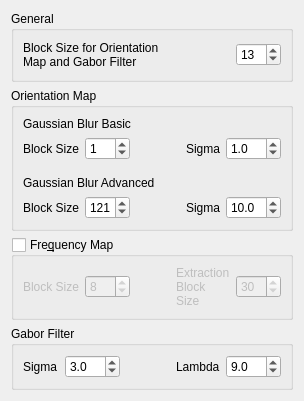
            <widget class="QWidget" name="tab_6">
             <attribute name="title">
              <string>Preprocessing</string>
             </attribute>
             <layout class="QVBoxLayout" name="verticalLayout_44">
              <item>
               <widget class="QGroupBox" name="groupBox_exTester_ParameterGeneral">
                <property name="minimumSize">
                 <size>
                  <width>0</width>
                  <height>0</height>
                 </size>
                </property>
                <property name="maximumSize">
                 <size>
                  <width>16777215</width>
                  <height>80</height>
                 </size>
                </property>
                <property name="title">
                 <string>General</string>
                </property>
                <layout class="QVBoxLayout" name="verticalLayout_55">
                 <item>
                  <layout class="QHBoxLayout" name="horizontalLayout_35">
                   <item>
                    <widget class="QLabel" name="label_exTester_BlockSize">
                     <property name="minimumSize">
                      <size>
                       <width>145</width>
                       <height>0</height>
                      </size>
                     </property>
                     <property name="maximumSize">
                      <size>
                       <width>145</width>
                       <height>16777215</height>
                      </size>
                     </property>
                     <property name="text">
                      <string>Block Size for Orientation Map and Gabor Filter</string>
                     </property>
                     <property name="wordWrap">
                      <bool>true</bool>
                     </property>
                    </widget>
                   </item>
                   <item>
                    <spacer name="horizontalSpacer_32">
                     <property name="orientation">
                      <enum>Qt::Horizontal</enum>
                     </property>
                     <property name="sizeHint" stdset="0">
                      <size>
                       <width>19</width>
                       <height>30</height>
                      </size>
                     </property>
                    </spacer>
                   </item>
                   <item>
                    <widget class="QSpinBox" name="spinBox_exTester_BlockSize">
                     <property name="minimumSize">
                      <size>
                       <width>45</width>
                       <height>0</height>
                      </size>
                     </property>
                     <property name="maximumSize">
                      <size>
                       <width>45</width>
                       <height>16777215</height>
                      </size>
                     </property>
                     <property name="singleStep">
                      <number>2</number>
                     </property>
                     <property name="value">
                      <number>13</number>
                     </property>
                    </widget>
                   </item>
                  </layout>
                 </item>
                </layout>
               </widget>
              </item>
              <item>
               <widget class="QGroupBox" name="groupBox_exTester_ParameterOMap">
                <property name="minimumSize">
                 <size>
                  <width>0</width>
                  <height>0</height>
                 </size>
                </property>
                <property name="title">
                 <string>Orientation Map</string>
                </property>
                <layout class="QVBoxLayout" name="verticalLayout_42">
                 <item>
                  <widget class="QLabel" name="label_exTesterGaussianBlurBasic">
                   <property name="text">
                    <string>Gaussian Blur Basic</string>
                   </property>
                  </widget>
                 </item>
                 <item>
                  <layout class="QHBoxLayout" name="horizontalLayout_32">
                   <item>
                    <widget class="QLabel" name="label_exTester_BasicOMapBlockSize">
                     <property name="text">
                      <string>Block Size</string>
                     </property>
                     <property name="wordWrap">
                      <bool>true</bool>
                     </property>
                    </widget>
                   </item>
                   <item>
                    <widget class="QSpinBox" name="spinBox_exTester_BasicOMapBlockSize">
                     <property name="minimumSize">
                      <size>
                       <width>45</width>
                       <height>0</height>
                      </size>
                     </property>
                     <property name="maximumSize">
                      <size>
                       <width>45</width>
                       <height>16777215</height>
                      </size>
                     </property>
                     <property name="maximum">
                      <number>200</number>
                     </property>
                     <property name="value">
                      <number>1</number>
                     </property>
                    </widget>
                   </item>
                   <item>
                    <spacer name="horizontalSpacer_27">
                     <property name="orientation">
                      <enum>Qt::Horizontal</enum>
                     </property>
                     <property name="sizeHint" stdset="0">
                      <size>
                       <width>13</width>
                       <height>20</height>
                      </size>
                     </property>
                    </spacer>
                   </item>
                   <item>
                    <widget class="QLabel" name="label_exTester_BasicOMapSigma">
                     <property name="text">
                      <string>Sigma</string>
                     </property>
                     <property name="wordWrap">
                      <bool>true</bool>
                     </property>
                    </widget>
                   </item>
                   <item>
                    <widget class="QDoubleSpinBox" name="doubleSpinBox_exTester_BasicOMapSigma">
                     <property name="minimumSize">
                      <size>
                       <width>55</width>
                       <height>0</height>
                      </size>
                     </property>
                     <property name="maximumSize">
                      <size>
                       <width>55</width>
                       <height>16777215</height>
                      </size>
                     </property>
                     <property name="decimals">
                      <number>1</number>
                     </property>
                     <property name="value">
                      <double>1.000000000000000</double>
                     </property>
                    </widget>
                   </item>
                  </layout>
                 </item>
                 <item>
                  <spacer name="verticalSpacer_9">
                   <property name="orientation">
                    <enum>Qt::Vertical</enum>
                   </property>
                   <property name="sizeType">
                    <enum>QSizePolicy::Fixed</enum>
                   </property>
                   <property name="sizeHint" stdset="0">
                    <size>
                     <width>20</width>
                     <height>10</height>
                    </size>
                   </property>
                  </spacer>
                 </item>
                 <item>
                  <widget class="QLabel" name="label_exTester_GaussianBlurAdvanced">
                   <property name="text">
                    <string>Gaussian Blur Advanced</string>
                   </property>
                  </widget>
                 </item>
                 <item>
                  <layout class="QHBoxLayout" name="horizontalLayout_33">
                   <item>
                    <widget class="QLabel" name="label_exTester_AdvancedOMapBlockSize">
                     <property name="text">
                      <string>Block Size</string>
                     </property>
                     <property name="wordWrap">
                      <bool>true</bool>
                     </property>
                    </widget>
                   </item>
                   <item>
                    <widget class="QSpinBox" name="spinBox_exTester_AdvancedOMapBlockSize">
                     <property name="minimumSize">
                      <size>
                       <width>45</width>
                       <height>0</height>
                      </size>
                     </property>
                     <property name="maximumSize">
                      <size>
                       <width>45</width>
                       <height>16777215</height>
                      </size>
                     </property>
                     <property name="maximum">
                      <number>200</number>
                     </property>
                     <property name="value">
                      <number>121</number>
                     </property>
                    </widget>
                   </item>
                   <item>
                    <spacer name="horizontalSpacer_30">
                     <property name="orientation">
                      <enum>Qt::Horizontal</enum>
                     </property>
                     <property name="sizeHint" stdset="0">
                      <size>
                       <width>13</width>
                       <height>20</height>
                      </size>
                     </property>
                    </spacer>
                   </item>
                   <item>
                    <widget class="QLabel" name="label_exTester_AdvancedOMapSigma">
                     <property name="text">
                      <string>Sigma</string>
                     </property>
                     <property name="wordWrap">
                      <bool>true</bool>
                     </property>
                    </widget>
                   </item>
                   <item>
                    <widget class="QDoubleSpinBox" name="doubleSpinBox_exTester_AdvancedOMapSigma">
                     <property name="minimumSize">
                      <size>
                       <width>55</width>
                       <height>0</height>
                      </size>
                     </property>
                     <property name="maximumSize">
                      <size>
                       <width>55</width>
                       <height>16777215</height>
                      </size>
                     </property>
                     <property name="decimals">
                      <number>1</number>
                     </property>
                     <property name="value">
                      <double>10.000000000000000</double>
                     </property>
                    </widget>
                   </item>
                  </layout>
                 </item>
                </layout>
               </widget>
              </item>
              <item>
               <widget class="QGroupBox" name="groupBox_exTester_frequencyMap">
                <property name="title">
                 <string>Fre&amp;quency Map</string>
                </property>
                <property name="checkable">
                 <bool>true</bool>
                </property>
                <property name="checked">
                 <bool>false</bool>
                </property>
                <layout class="QHBoxLayout" name="horizontalLayout_39">
                 <item>
                  <widget class="QLabel" name="label_exTester_freqBlockSize">
                   <property name="text">
                    <string>Block Size</string>
                   </property>
                   <property name="wordWrap">
                    <bool>true</bool>
                   </property>
                  </widget>
                 </item>
                 <item>
                  <widget class="QSpinBox" name="spinBox_exTester_freqBlockSize">
                   <property name="minimumSize">
                    <size>
                     <width>45</width>
                     <height>0</height>
                    </size>
                   </property>
                   <property name="maximumSize">
                    <size>
                     <width>50</width>
                     <height>16777215</height>
                    </size>
                   </property>
                   <property name="minimum">
                    <number>1</number>
                   </property>
                   <property name="maximum">
                    <number>50</number>
                   </property>
                   <property name="value">
                    <number>8</number>
                   </property>
                  </widget>
                 </item>
                 <item>
                  <spacer name="horizontalSpacer_36">
                   <property name="orientation">
                    <enum>Qt::Horizontal</enum>
                   </property>
                   <property name="sizeHint" stdset="0">
                    <size>
                     <width>40</width>
                     <height>20</height>
                    </size>
                   </property>
                  </spacer>
                 </item>
                 <item>
                  <widget class="QLabel" name="label_exTester_freqExBlockSize">
                   <property name="minimumSize">
                    <size>
                     <width>50</width>
                     <height>0</height>
                    </size>
                   </property>
                   <property name="maximumSize">
                    <size>
                     <width>60</width>
                     <height>16777215</height>
                    </size>
                   </property>
                   <property name="text">
                    <string>Extraction Block Size</string>
                   </property>
                   <property name="wordWrap">
                    <bool>true</bool>
                   </property>
                  </widget>
                 </item>
                 <item>
                  <widget class="QSpinBox" name="spinBox_exTester_freqExBlockSize">
                   <property name="minimumSize">
                    <size>
                     <width>45</width>
                     <height>0</height>
                    </size>
                   </property>
                   <property name="maximumSize">
                    <size>
                     <width>50</width>
                     <height>16777215</height>
                    </size>
                   </property>
                   <property name="minimum">
                    <number>1</number>
                   </property>
                   <property name="singleStep">
                    <number>2</number>
                   </property>
                   <property name="value">
                    <number>30</number>
                   </property>
                  </widget>
                 </item>
                </layout>
               </widget>
              </item>
              <item>
               <widget class="QGroupBox" name="groupBox_exTester_ParameterGabor">
                <property name="title">
                 <string>Gabor Filter</string>
                </property>
                <layout class="QVBoxLayout" name="verticalLayout_43">
                 <item>
                  <layout class="QHBoxLayout" name="horizontalLayout_34">
                   <item>
                    <widget class="QLabel" name="label_exTester_GaborSigma">
                     <property name="minimumSize">
                      <size>
                       <width>36</width>
                       <height>0</height>
                      </size>
                     </property>
                     <property name="maximumSize">
                      <size>
                       <width>36</width>
                       <height>16777215</height>
                      </size>
                     </property>
                     <property name="text">
                      <string>Sigma</string>
                     </property>
                     <property name="wordWrap">
                      <bool>true</bool>
                     </property>
                    </widget>
                   </item>
                   <item>
                    <widget class="QDoubleSpinBox" name="doubleSpinBox_exTester_GaborSigma">
                     <property name="minimumSize">
                      <size>
                       <width>55</width>
                       <height>0</height>
                      </size>
                     </property>
                     <property name="maximumSize">
                      <size>
                       <width>55</width>
                       <height>16777215</height>
                      </size>
                     </property>
                     <property name="decimals">
                      <number>1</number>
                     </property>
                     <property name="value">
                      <double>3.000000000000000</double>
                     </property>
                    </widget>
                   </item>
                   <item>
                    <spacer name="horizontalSpacer_31">
                     <property name="orientation">
                      <enum>Qt::Horizontal</enum>
                     </property>
                     <property name="sizeHint" stdset="0">
                      <size>
                       <width>13</width>
                       <height>20</height>
                      </size>
                     </property>
                    </spacer>
                   </item>
                   <item>
                    <widget class="QLabel" name="label_exTester_GaborLambda">
                     <property name="text">
                      <string>Lambda</string>
                     </property>
                     <property name="wordWrap">
                      <bool>true</bool>
                     </property>
                    </widget>
                   </item>
                   <item>
                    <widget class="QDoubleSpinBox" name="doubleSpinBox_exTester_GaborLambda">
                     <property name="minimumSize">
                      <size>
                       <width>55</width>
                       <height>0</height>
                      </size>
                     </property>
                     <property name="maximumSize">
                      <size>
                       <width>55</width>
                       <height>16777215</height>
                      </size>
                     </property>
                     <property name="decimals">
                      <number>1</number>
                     </property>
                     <property name="value">
                      <double>9.000000000000000</double>
                     </property>
                    </widget>
                   </item>
                  </layout>
                 </item>
                </layout>
               </widget>
              </item>
             </layout>
            </widget>
